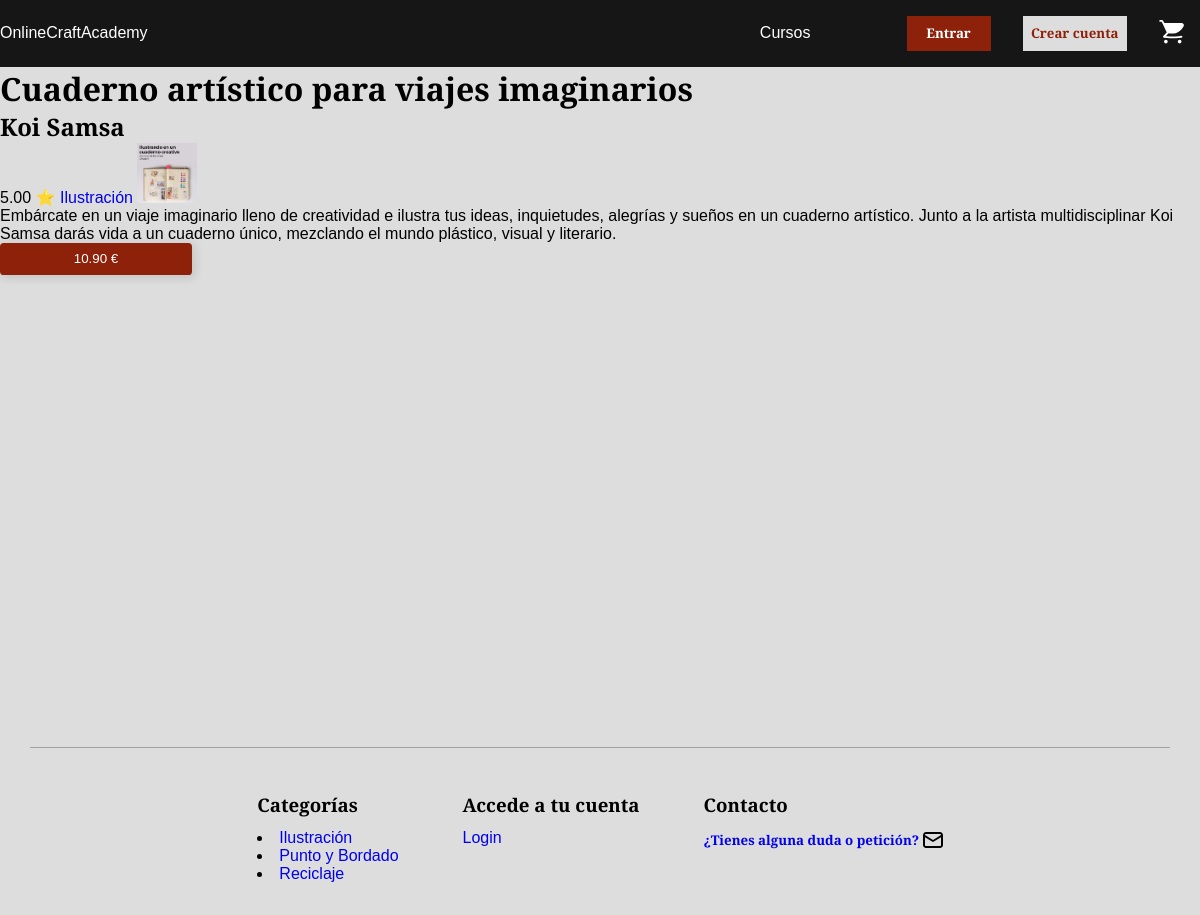
The app's page /product_detail.php?course=1 with its own data.
### tables this page shows
CREATE TABLE Courses(
  courseID integer NOT NULL AUTO_INCREMENT,
  title varchar (500) NOT NULL,
  teacher varchar (255) NOT NULL,
  courseDes TEXT NOT NULL,
  rate double,
  category varchar (255) NOT NULL,
  imgName varchar (255),
  price double NOT NULL,
  PRIMARY KEY (courseID)
);

### product_detail.php (called while the page is built)
<?php
include_once 'header.php'
?>
<?php
include_once 'php/get_product_info.php'
?>
<?php
include_once 'footer.php'
?>

### php/get_product_info.php (the view)
<?php
require 'connection.php';
$courseId = $_GET["course"];
$sql = "SELECT * FROM Courses where courseID=" . $courseId . " LIMIT 1";
$result = mysqli_query($connection, $sql) or die("Ups there was a conecction problem :S");
if ($result->num_rows > 0) {
    while ($row = $result->fetch_assoc()) {
        printProduct($courseId, $row["title"], $row["teacher"], $row["courseDes"], $row["rate"], $row["category"], $row["imgName"], $row["price"]);
    }
}
function printProduct($courseId, $title, $teacher, $courseDes, $rate, $category, $imgName, $price)
{
    $product = "<div class='detail__container'>
    <h1 class='detail__title'>$title</h1>
    <h2 class='detail__subtitle' id='teacher'>$teacher</h2>
    <span class='detail_rate'>" . number_format((float)$rate, 2, '.', '') . " ⭐</span>
    <a href='courses_list.php?value=$category'>$category</a>
    <img src='img/$imgName' alt='course_img' class='detail__img'>
    <p class='detail__description'>$courseDes</p>
    <form action='php/getProduct.php?course=$courseId' method='post' class ='product__card'>
    <input type='submit' value='" . number_format((float)$price, 2, '.', '') . " €' class='basic__button button-dark''/>
    </form>
    </div>";
    echo $product;
}

### css/main.css (style rules this page uses)
* { margin: 0px; padding: 0px; }
img { width: 5vw; }
* { font-family: 'Merriweather Sans', sans-serif; }
a { text-decoration: none; }
.product__card, .footer { display: -webkit-box; display: -ms-flexbox; display: flex; -webkit-box-orient: vertical; -webkit-box-direction: normal; -ms-flex-direction: column; flex-direction: column; -webkit-box-pack: center; -ms-flex-pack: center; justify-content: center; }
.basic__button { border: none; min-width: 7vw; padding: 0.7vw; }
.product__card { width: 16vw; border-radius: 0.3vw; overflow: hidden; -webkit-box-shadow: 2px 2px 10px 1px #1616161f; box-shadow: 2px 2px 10px 1px #1616161f; }
.button-dark { background-color: #8d2109; color: #fff; }
.product__card { background-color: #fff; }

### records on screen
courses: title "Cuaderno artístico para viajes imaginarios", teacher "Koi Samsa", rate "5.00", category "Ilustración", imgName (picture), courseDes "Embárcate en un viaje imaginario lleno de creatividad e ilustra tus ideas, inquietudes, alegrías y sueños en un cuaderno artístico. Junto a la artista multidisciplinar Koi Samsa darás vida a un cuaderno único, mezclando el mundo plástico, visual y literario.", price "10.90 €"
